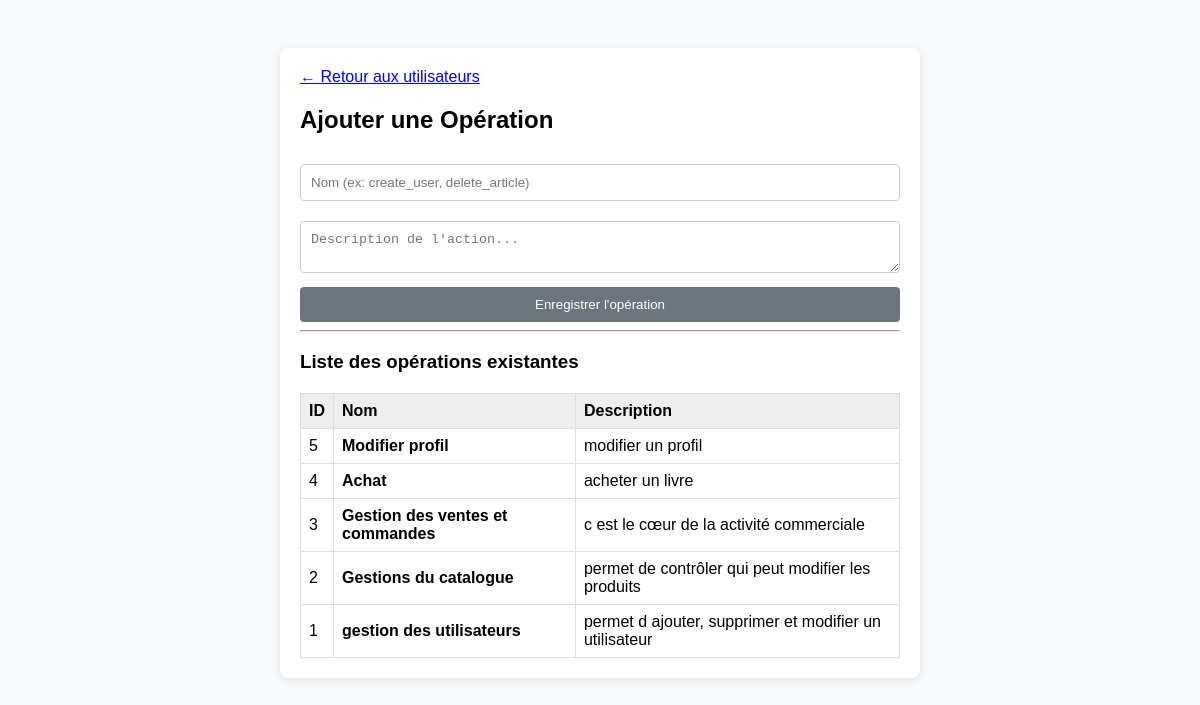
Page /plateforme_livre/ajouter_operation.php on the committed database.
### tables this page shows
CREATE TABLE `operations` (
  `id` int(11) NOT NULL,
  `nom` varchar(100) NOT NULL,
  `description` text DEFAULT NULL
);

### plateforme_livre/fonctions.php (called while the page is built, shortened)
<?php
function getOperations($pdo)
{
    $stmt = $pdo->query("SELECT * FROM operations ORDER BY id DESC");
    return $stmt->fetchAll(PDO::FETCH_ASSOC);
}
?>

### plateforme_livre/ajouter_operation.php (the view, shortened to what this page needs)
<?php
require_once 'fonctions.php';
$toutes_ops = getOperations($pdo);
?>
<!DOCTYPE html>
<html lang="fr">
<head>
</head>
<body>
    <div class="container">
        <a href="index.php">← Retour aux utilisateurs</a>
        <h2>Ajouter une Opération</h2>
        <form method="POST">
            <input type="text" name="nom_op" placeholder="Nom (ex: create_user, delete_article)" required>
            <textarea name="desc_op" placeholder="Description de l'action..."></textarea>
            <button type="submit" name="ajouter_op">Enregistrer l'opération</button>
        </form>
        <hr>
        <h3>Liste des opérations existantes</h3>
        <table>
            <tr>
                <th>ID</th>
                <th>Nom</th>
                <th>Description</th>
            </tr>
            <?php foreach ($toutes_ops as $op): ?>
                <tr>
                    <td><?= $op['id'] ?></td>
                    <td><strong><?= htmlspecialchars($op['nom']) ?></strong></td>
                    <td><?= htmlspecialchars($op['description']) ?></td>
                </tr>
            <?php endforeach; ?>
        </table>
    </div>
</body>
</html>

### plateforme_livre/ajouter_operation.php (style rules this page uses)
body { font-family: sans-serif; background: #f8f9fa; padding: 40px; }
.container { max-width: 600px; margin: auto; background: white; padding: 20px; border-radius: 8px; box-shadow: 0 2px 10px rgba(0, 0, 0, 0.1); }
input, textarea { width: 100%; padding: 10px; margin: 10px 0; border: 1px solid #ccc; border-radius: 4px; box-sizing: border-box; }
button { width: 100%; padding: 10px; background: #6c757d; color: white; border: none; cursor: pointer; border-radius: 4px; }
table { width: 100%; border-collapse: collapse; margin-top: 20px; }
th, td { border: 1px solid #ddd; padding: 8px; text-align: left; }
th { background: #eee; }

### rows in the picture
operations: id "5", nom "Modifier profil", description "modifier un profil"
operations: id "4", nom "Achat", description "acheter un livre"
operations: id "3", nom "Gestion des ventes et commandes", description "c est le cœur de la activité commerciale"
operations: id "2", nom "Gestions du catalogue", description "permet de contrôler qui peut modifier les produits"
operations: id "1", nom "gestion des utilisateurs", description "permet d ajouter, supprimer et modifier un utilisateur"
